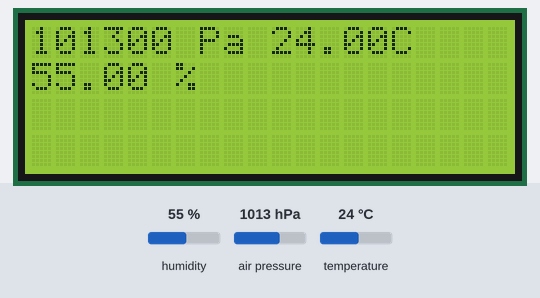
A program run on a simulated Arduino Nano, built with avr-gcc and run on an emulated ATmega328P. On the bench: 20×4 character LCD. Inputs (shaded band) come from the test bench; at power-on: humidity 55 %, air pressure 1013 hPa, temperature 24 °C. What the program prints to the serial monitor is not drawn.

Above: at 2.3 s.
2.4 s: humidity set to 22 %
At 9.5 s:
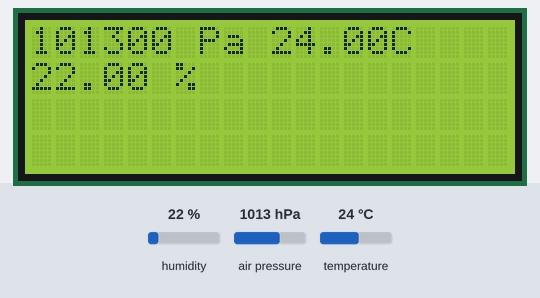
9.9 s: air pressure set to 952 hPa
At 15.7 s:
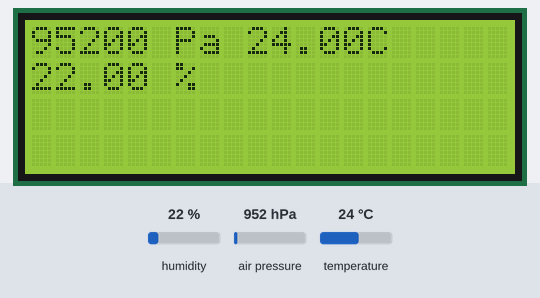
16.6 s: temperature set to 12 °C
At 23.0 s:
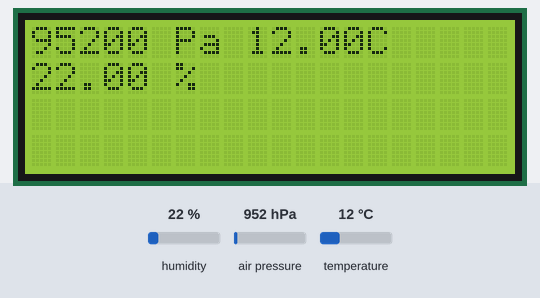
23.3 s: humidity set to 40 %
At 29.3 s:
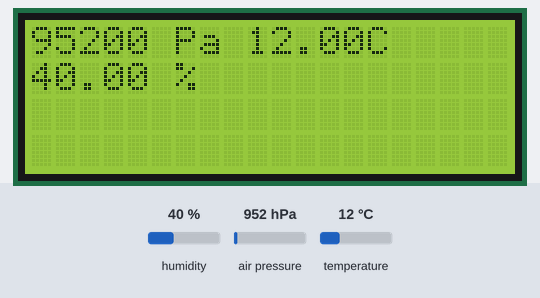
30.0 s: air pressure set to 975 hPa
At 35.6 s:
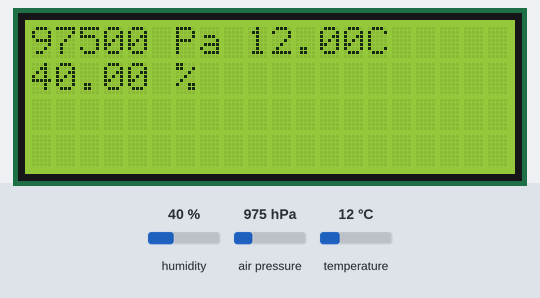
Timing chart, 0 to 37.1 s (numbered marks = the images above; inputs shaded):
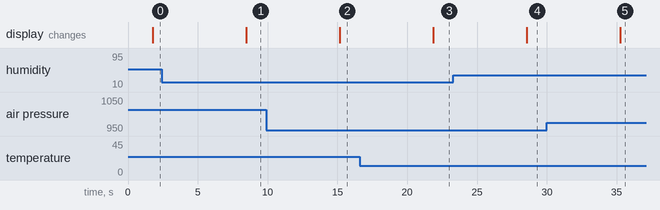

Measured:
- after the input at 2.4 s, the display: changes after 6.1 s (image 1)
- after the input at 9.9 s, the display: changes after 5.3 s (image 2)
- after the input at 16.6 s, the display: changes after 5.3 s (image 3)
- after the input at 23.3 s, the display: changes after 5.3 s (image 4)
- after the input at 30.0 s, the display: changes after 5.3 s (image 5)

The program:

main.cpp
```cpp
#include <Arduino.h>
#include <Adafruit_BMP085.h>
#include <Adafruit_BusIO_Register.h> //Без этого он не может зарегать устройство на шине
#include "Adafruit_SHTC3.h"
#include <Wire.h>
#include <LiquidCrystal_I2C.h>
Adafruit_BMP085 bmp;
Adafruit_SHTC3 shtc3 = Adafruit_SHTC3();
LiquidCrystal_I2C lcd(0x27,20,4);
void setup() {
Serial.begin(9600);
  if (!bmp.begin()) {
	Serial.println("Could not find a valid BMP085 sensor, check wiring!");
  }
Serial.println("SHTC3 test");
  if (! shtc3.begin()) {
    Serial.println("Couldn't find SHTC3");
    while (1) delay(1);
  }
  Serial.println("Found SHTC3 sensor");
lcd.init();                      // Инициализация дисплея
  lcd.backlight();                 // Подключение подсветки
  lcd.setCursor(0,0);              // Установка курсора в начало первой строки
  lcd.print("Welcome home");       // Набор текста на первой строке
  lcd.setCursor(0,1);              // Установка курсора в начало второй строки
  lcd.print("Eshen one");       // Набор текста на второй строке

}

void loop() {
  Serial.print("Temperature = ");
    Serial.print(bmp.readTemperature());
    Serial.println(" *C");

    Serial.print("Pressure = ");
    Serial.print(bmp.readPressure());
    Serial.println(" Pa");

    // Calculate altitude assuming 'standard' barometric
    // pressure of 1013.25 millibar = 101325 Pascal
    Serial.print("Altitude = ");
    Serial.print(bmp.readAltitude());
    Serial.println(" meters");

    Serial.print("Pressure at sealevel (calculated) = ");
    Serial.print(bmp.readSealevelPressure());
    Serial.println(" Pa");

  // you can get a more precise measurement of altitude
  // if you know the current sea level pressure which will
  // vary with weather and such. If it is 1015 millibars
  // that is equal to 101500 Pascals.
    Serial.print("Real altitude = ");
    Serial.print(bmp.readAltitude(101500));
    Serial.println(" meters");

    Serial.println();
    delay(500);
sensors_event_t humidity, temp;//Специальная структура для ивентов

  shtc3.getEvent(&humidity, &temp);// populate temp and humidity objects with fresh data

  Serial.print("Temperature: "); Serial.print(temp.temperature); Serial.println(" degrees C");

  Serial.print("Humidity: "); Serial.print(humidity.relative_humidity); Serial.println("% rH");


  delay(1000);
  // lcd.clear();
  lcd.noDisplay();
  lcd.clear();

  lcd.display();
//  float pressuer= bmp.readPressure();
//  int32_t MMRT=pressuer*0.0075;
 Serial.println(bmp.readPressure());
 lcd.setCursor(0,0);
lcd.print(bmp.readPressure());lcd.print(" Pa ");lcd.print(temp.temperature);lcd.print("C");
lcd.setCursor(0,1);
lcd.print(humidity.relative_humidity);lcd.print(" %");
  delay(5000);
}
```
